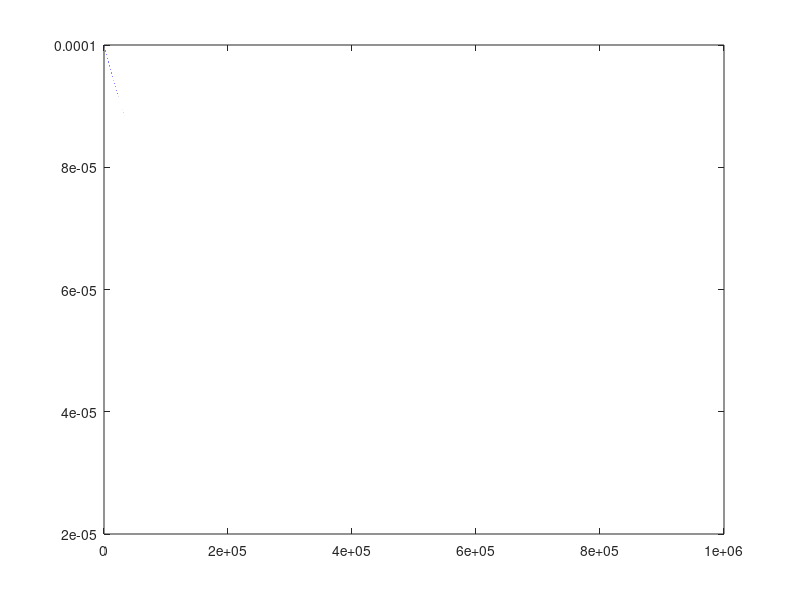

Reproduce this figure in MATLAB.
base_lr = 0.0001;

gamma = 0.000005;

P = 0.8;

for i = 1 : 1 : 1000000
   lr(i) = base_lr * ( 1 + gamma * i).^(-P);
end

plot(lr);